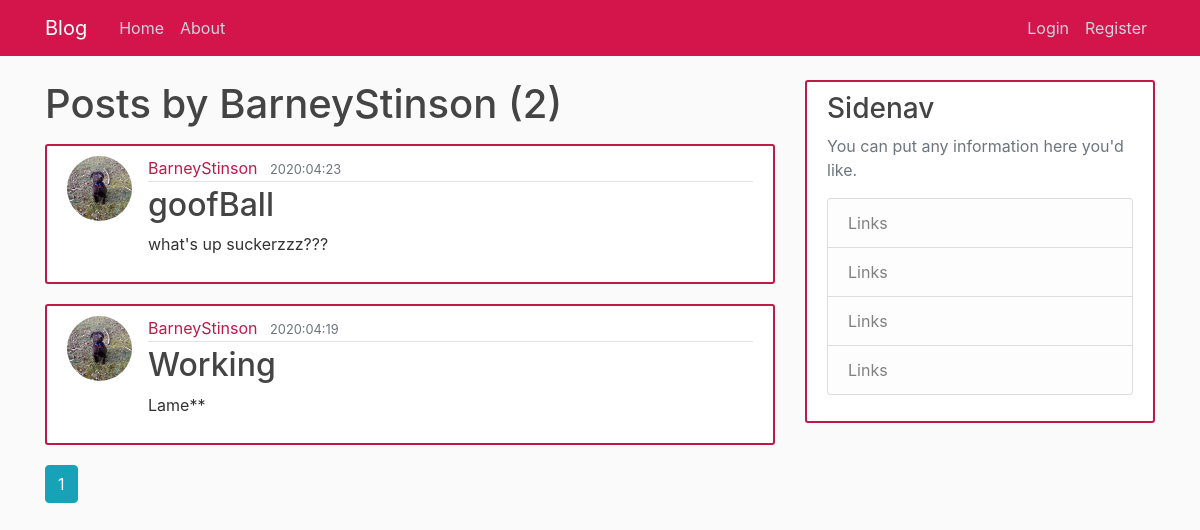
The page /user/BarneyStinson on the database its author committed.
### flaskblog/models.py (models this page shows, shortened)
class User(db.Model, UserMixin):
    id = db.Column(db.Integer, primary_key=True)
    username = db.Column(db.String(20), unique=True, nullable=False)
    email = db.Column(db.String(120), unique=True, nullable=False)
    image_file = db.Column(db.String(20), nullable=False, default='default.jpg')
    password = db.Column(db.String(60), nullable=False)
    posts = db.relationship('Post', backref='author', lazy=True)

class Post(db.Model):
    id = db.Column(db.Integer, primary_key=True)
    title = db.Column(db.String(100), nullable=False)
    date_posted = db.Column(db.DateTime, nullable=False, default=datetime.utcnow)
    content = db.Column(db.Text, nullable=False)
    user_id = db.Column(db.Integer, db.ForeignKey('user.id'), nullable=False)

### flaskblog/users/routes.py (the view)
@users.route("/user/<string:username>")
def user_posts(username):
    user = User.query.filter_by(username=username).first_or_404()
    page = request.args.get('page', 1, type=int)
    posts = Post.query.filter_by(author=user)\
        .order_by(Post.date_posted.desc())\
        .paginate(page=page, per_page=2)
    return render_template('user_posts.html', posts=posts, user=user)

### flaskblog/templates/user_posts.html
{% extends "layout.html" %}
{% block content %}
    <h1 class="mb-3">Posts by {{user.username}} ({{posts.total}})</h1>
    {% for post in posts.items %}
        <article class="media content-section">
           <img class="rounded-circle article-img"
                src="{{url_for('static', filename='profile_pics/' + post.author.image_file)}}"/>
          <div class="media-body">
            <div class="article-metadata">
              <a class="mr-2" href="{{url_for('users.user_posts',username=user.username)}}">{{ post.author.username }}</a>
              <small class="text-muted">{{ post.date_posted.strftime('%Y:%m:%d') }}</small>
            </div>
            <h2><a class="article-title" href="{{url_for('posts.single_post',post_id=post.id)}}">{{ post.title }}</a></h2>
            <p class="article-content">{{ post.content }}</p>
          </div>
        </article>
    {% endfor %}
    {% for page_num in posts.iter_pages(left_edge=2, right_edge=2, left_current=2, right_current=2) %}
        {% if page_num %}
            {% if posts.page == page_num %}
                <a class="btn btn-info mb-4" href="{{url_for('main.home',page=page_num)}}">{{page_num}}</a>
            {% else %}
                <a class="btn btn-outline-info mb-4" href="{{url_for('users.user_posts',page=page_num, username=user.username)}}">{{page_num}}</a>
            {% endif %}
        {% else %}
            ...
        {% endif %}
    {%  endfor %}
{% endblock content %}

### flaskblog/templates/layout.html (shortened to what this page needs)
<!DOCTYPE html>
<html>
<head>
    <link rel="stylesheet" href="https://maxcdn.bootstrapcdn.com/bootstrap/4.0.0/css/bootstrap.min.css">
    <link rel="stylesheet" type="text/css" href="{{ url_for('static', filename='main.css') }}">
</head>
<body>
    <header class="site-header">
      <nav class="navbar navbar-expand-md navbar-dark bg-steel fixed-top">
        <div class="container">
          <a class="navbar-brand mr-4" href="/">Blog</a>
          <div class="collapse navbar-collapse" id="navbarToggle">
            <div class="navbar-nav mr-auto">
              <a class="nav-item nav-link" href="{{ url_for('main.home') }}">Home</a>
              <a class="nav-item nav-link" href="{{ url_for('main.about') }}">About</a>
            </div>
            <div class="navbar-nav">
              {% if current_user.is_authenticated %}
                <a class="nav-item nav-link" href="{{ url_for('posts.new_post') }}">New Post</a>
                <a class="nav-item nav-link" href="{{ url_for('users.account') }}">{{current_user.username}}</a>
                <a class="nav-item nav-link" href="{{ url_for('users.logout') }}">Logout</a>
              {% else %}
                <a class="nav-item nav-link" href="{{ url_for('users.login') }}">Login</a>
                <a class="nav-item nav-link" href="{{ url_for('users.register') }}">Register</a>
              {% endif %}
            </div>
          </div>
        </div>
      </nav>
    </header>
    <main role="main" class="container">
      <div class="row">
        <div class="col-md-8">
          {% block content %}{% endblock %}
        </div>
        <div class="col-md-4">
          <div class="content-section">
            <h3>Sidenav</h3>
            <p class='text-muted'>You can put any information here you'd like.
              <ul class="list-group">
                <li class="list-group-item list-group-item-light">Links</li>
                <li class="list-group-item list-group-item-light">Links</li>
                <li class="list-group-item list-group-item-light">Links</li>
                <li class="list-group-item list-group-item-light">Links</li>
              </ul>
            </p>
          </div>
        </div>
      </div>
    </main>
</body>
</html>

### flaskblog/static/main.css (style rules this page uses)
body { background: #fafafa; color: #333333; margin-top: 5rem; }
h1, h2, h3, h4, h5, h6 { color: #444444; }
.bg-steel { background-color: #d4154b; }
.site-header .navbar-nav .nav-link { color: #cbd5db; }
.content-section { background: #ffffff; padding: 10px 20px; border: 2px solid #bf1948; border-radius: 3px; margin-bottom: 20px; }
.article-title { color: #444444; }
.article-content { white-space: pre-line; }
.article-img { height: 65px; width: 65px; margin-right: 16px; }
.article-metadata { padding-bottom: 1px; margin-bottom: 4px; border-bottom: 1px solid #e3e3e3 }
.article-metadata a { color: #bf1948; text-decoration: none; }

### rows shown on the page
User: username "BarneyStinson"
Post: image_file (picture), author.username "BarneyStinson", date_posted "2020:04:23", title "goofBall", content "what's up suckerzzz???"
Post: image_file (picture), author.username "BarneyStinson", date_posted "2020:04:19", title "Working", content "Lame**"

### other values the page prints
{{ posts.total }} "2"
{{ page_num }} "1"
